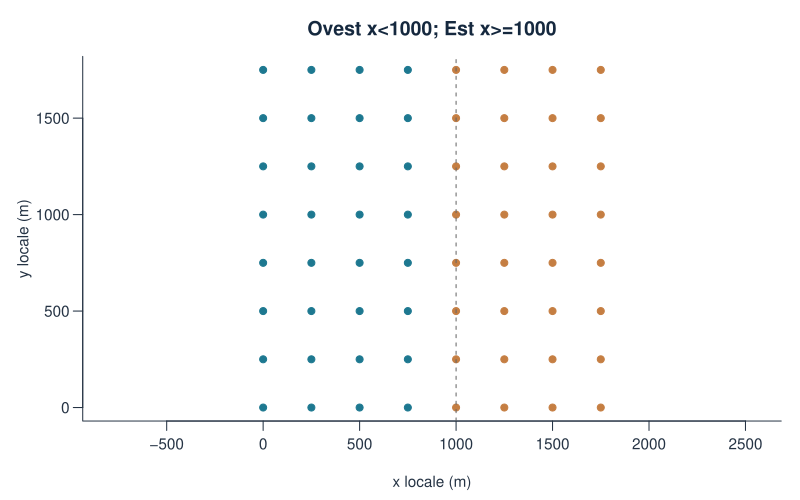

Reproduce this figure in R.
stile_grafico()
plot(d$x_m,d$y_m,pch=19,col=palette_geo[ifelse(ovest,1,2)],asp=1,
  xlab="x locale (m)",ylab="y locale (m)",main="Ovest x<1000; Est x>=1000")
abline(v=1000,lty=2,col="grey40")
data.frame(id=d$id[d$x_m==1000],x_m=d$x_m[d$x_m==1000],area=aree[d$x_m==1000])
